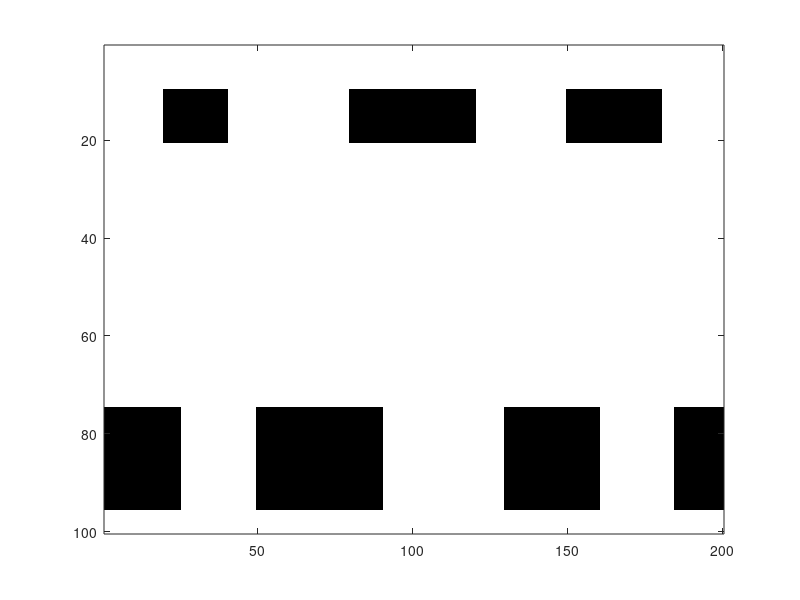

The MATLAB source for this figure: (Note: this script raises an error after producing the figure.)
function lec6_45_new()

data = zeros(100,200);
data(10 : 20, 20 : 40) = 1; 
data(10 : 20, 80 : 120) = 1;
data(10 : 20, 150 : 180) = 1;

data(75 : 95, 1 : 25) = 1;
data(75 : 95, 50 : 90) = 1;
data(75 : 95, 130 : 160) = 1;
data(75 : 95, 185 : 200) = 1;

figure
imagesc(imcomplement(data)),colormap gray

X = data;
M = size(data, 1);
N = size(data, 2);
R = 2;

W = rand(M,R) + 10;
H = rand(R,N);
Wlast = W;
Hlast = H;
rmsWH = 1;

iter = 0;
error = 1e-04;
for l = 1 : 20
%while rmsWH > error
iter = iter + 1;
WH = W * H + eps;

for j = 1 : R
    for k = 1 : N
        sum1 = 0;
        for i = 1 : M
            v1 = X(i,k);
            v2 = WH(i,k);
            v3 = W(i,j);
            sum1 = sum1 + ((v1 / v2) * v3); 
        end
        H(j,k) = H(j,k) * sum1;
    end
end

WH = W * H + eps;

for i = 1 : M
    for j = 1 : R
        sum1 = 0;
        for k = 1 : N
            v1 = X(i,k);
            v2 = WH(i,k);
            v3 = H(j,k);
            sum1 = sum1 + ((v1 / v2) * v3);         
        end
        W(i,j) = W(i,j) * sum1;
    end
end

%rmsW = convergence(W,Wlast);
%rmsH = convergence(H,Hlast);
rmsWH = convergence(W * H,Wlast * Hlast);

iter, rmsWH
Wlast = W;
Hlast = H;
end

figure
subplot(1,2,1);
plot(W(:,1));
view(-90,90)
subplot(1,2,2);
plot(W(:,2),'r');
view(-90,90)

figure
subplot(2,1,1);
plot(H(1,:));
subplot(2,1,2);
plot(H(2,:),'r');


end

